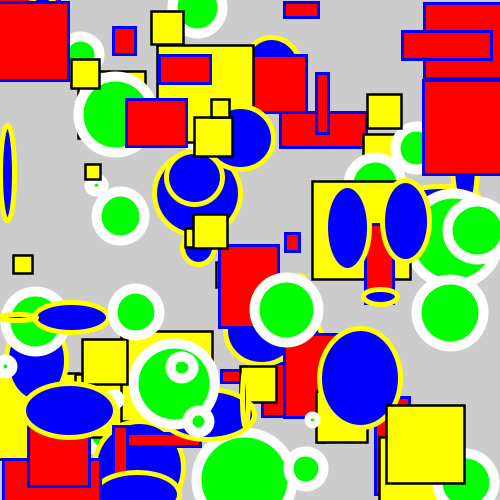
Frame 1 (no input)
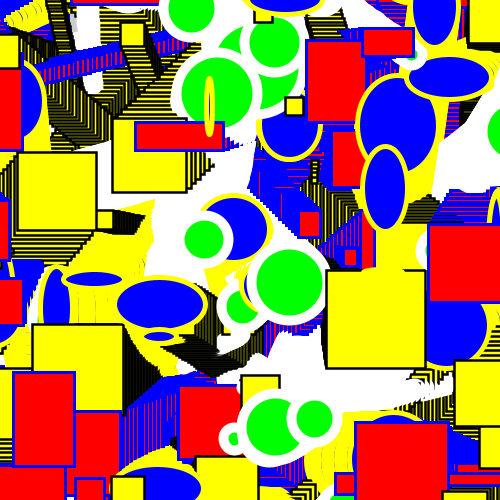
Frame 60 (the mouse pressed at the canvas centre just before this capture)
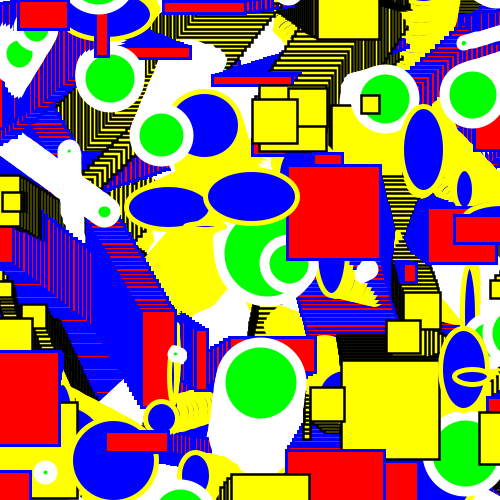
Frame 120 (the mouse held since frame 60 and released just before this capture)

The Processing sketch that drew these frames (run headless with seeded random() and noise(); from frame 60 on, the mouse is pressed at the canvas centre):

// Processing sketch: CRCP6310_Composition_and_Inheritance
// ── CRCP6310_Composition_and_Inheritance.pde
Shape[] shapes;

void setup() {
  size(500, 500);
  shapes = new Shape[100];
  
  for (int i = 0; i < shapes.length; i++) {
    if (i % 4 == 0) { 
      shapes[i] = new Rectangle(getRandomPosition(), getRandomSpeed(), getRandomDimension()); 
    } else if (i % 4 == 1) {
      shapes[i] = new Square(getRandomPosition(), getRandomSpeed(), random(5, 100)); 
    } else if (i % 4 == 2) {
      shapes[i] = new Ellipse(getRandomPosition(), getRandomSpeed(), getRandomDimension()); 
    } else {
      shapes[i] = new Circle(getRandomPosition(), getRandomSpeed(), random(5, 100));
    }
  }
}

void draw() {
  for (int i = 0; i < shapes.length; i++) {
    shapes[i].display();
    shapes[i].move();
  }
}

PVector getRandomPosition() {
  float x = random(width);
  float y = random(height);
  return (new PVector(x, y));
}

PVector getRandomSpeed() {
  float speedX = random(-5, 5);
  float speedY = random(-5, 5);
  return (new PVector(speedX, speedY));
}

Dimension getRandomDimension() {
  float w = random(5, 100);
  float h = random(5, 100);
  return (new Dimension(w, h));
}

// ── Circle.pde
class Circle extends Ellipse {
  Circle() {
    super();
  }
  
  Circle(PVector position, PVector speed, float diameter) {
    super(position, speed, new Dimension(diameter));
    style = new Style(color(0, 255, 0), color(255), 10);
  }
}

// ── Dimension.pde
class Dimension {
  float w;
  float h;
  
  Dimension() {
    w = 1;
    h = 1;
  }
  
  Dimension(float s) {
    w = s;
    h = s;
  }
  
  Dimension(float w, float h) {
    this.w = w;
    this.h = h;
  }
  
  float getWidth() {
    return w;
  }
  
  float getHeight() {
    return h; 
  }
}

// ── Ellipse.pde
class Ellipse extends Shape {
  Ellipse() {
     super();
  }
  
  Ellipse(PVector position, PVector speed) {
    super(position, speed, new Style(color(0, 0, 255), color(255, 255, 0), 5), new Dimension(100, 50)); 
  }
  
  Ellipse(PVector position, PVector speed, Dimension dimension) {
    super(position, speed,  new Style(color(0, 0, 255), color(255, 255, 0), 5), dimension);
  }
  
  void display() {
    style.apply();
    ellipse(position.x, position.y, dimension.getWidth(), dimension.getHeight());
  }
}

// ── Rectangle.pde
class Rectangle extends Shape {
  Rectangle() {
     super();
  }
  
  Rectangle(PVector position, PVector speed) {
    super(position, speed, new Style(color(255, 0, 0), color(0, 0, 255), 3), new Dimension(100, 50)); 
  }
  
  Rectangle(PVector position, PVector speed, Dimension dimension) {
    super(position, speed,  new Style(color(255, 0, 0), color(0, 0, 255), 3), dimension);
  }
  
  void display() {
    rectMode(CENTER);
    style.apply();
    rect(position.x, position.y, dimension.getWidth(), dimension.getHeight());
  }
}

// ── Shape.pde
abstract class Shape {
  PVector position;
  PVector speed;
  Style style;
  Dimension dimension;
  
  Shape() {
    position = new PVector();
    speed = new PVector();
    style = new Style();
    dimension = new Dimension();
  }
  
  Shape(PVector position, PVector speed, Style style, Dimension dimension) {
    this.position = position;
    this.speed = speed;
    this.style = style;
    this.dimension = dimension;
  }
  
  abstract void display();
  
  void move() {
     position.add(speed);
     
     float maxX = width + (dimension.getWidth() / 2.0);
     float minX = 0 - (dimension.getWidth() / 2.0);
     float maxY = height + (dimension.getHeight() / 2.0);
     float minY = 0 - (dimension.getHeight() / 2.0);
     
     if (position.x > maxX) {
       position.x = minX;
     } else if (position.x < minX) {
       position.x = maxX; 
     }
     
     if (position.y > maxY) {
       position.y = minY; 
     } else if (position.y < minY) {
       position.y = maxY; 
     }
  }
}

// ── Square.pde
class Square extends Rectangle {
  Square() {
    super();
  }
  
  Square(PVector position, PVector speed, float sideLength) {
    super(position, speed, new Dimension(sideLength));
    style = new Style(color(255, 255, 0), color(0), 2.5);
  }
}

// ── Style.pde
class Style {
  color fill;
  color stroke;
  float strokeWeight;
  
  Style() {
    fill = color(255);
    stroke = color(0);
    strokeWeight = 1;
  }
  
  Style(color fill, color stroke, float strokeWeight) {
    this.fill = fill;
    this.stroke = stroke;
    this.strokeWeight = strokeWeight;
  }
  
  void apply() {
    fill(fill);
    stroke(stroke);
    strokeWeight(strokeWeight);
  }
}
